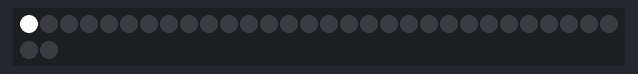
A program run on a simulated MicroPython board. Parts: 32 RGB LEDs in strip order, left to right, continuing on the next row. Dim RGB values are drawn brighter than linear; what the program prints to the serial console is not drawn.

Above: at 0.16 s.
At 11.5 s:
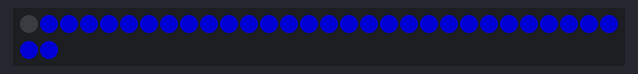

The program:

main_old.py
```python
# import valve
import time

import machine
import neopixel


def main():
    #machine.freq(160000000)
    try:
        np = neopixel.NeoPixel(machine.Pin(4), 32)
        # vl = valve.Valve(2, 3, 4, 5, 12)
        while True:
            demo(np)
        #    adc, status = vl.get_status()
        #    print(adc, status)
            time.sleep_ms(1000)
            print('write ok')
    except SyntaxError:
        print('main error')
    except TypeError:
        print('type error main')


def demo(np):
    n = np.n
    print(np.n)
    # cycle
    for i in range(4 * n):
        for j in range(n):
            np[j] = (0, 0, 0)
        np[i % n] = (255, 255, 255)
        np.write()
        time.sleep_ms(25)

    # bounce
    for i in range(4 * n):
        for j in range(n):
            np[j] = (0, 0, 128)
        if (i // n) % 2 == 0:
            np[i % n] = (0, 0, 0)
        else:
            np[n - 1 - (i % n)] = (0, 0, 0)
        np.write()
        time.sleep_ms(60)

    # fade in/out
    for i in range(0, 4 * 256, 8):
        for j in range(n):
            if (i // 256) % 2 == 0:
                val = i & 0xff
            else:
                val = 255 - (i & 0xff)
            np[j] = (val, 0, 0)
        np.write()

    # clear
    for i in range(n):
        np[i] = (0, 0, 0)
    np.write()


if __name__ == '__main__':
    main()
```

Measured:
- by itself, everything shown: repeats every 12.7 s, in 137 steps
